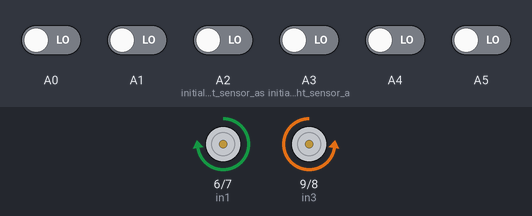
A sketch run on a simulated Arduino Uno, built with avr-gcc and run on an emulated ATmega328P. Shown: motor-driver pin pairs drawn as motors (green arrow = first pin HIGH = forward, orange = second pin HIGH = backward, longer = more drive, scaled by the enable pin). The inputs (shaded band) are chosen by the test bench; at power-on: A0, A1, A2 (initialize_Left_sensor_as), A3 (initialize_Right_sensor_a), A4, A5 LOW.

Above: at 1.2 s.
1.3 s: A0 driven HIGH
At 2.5 s:
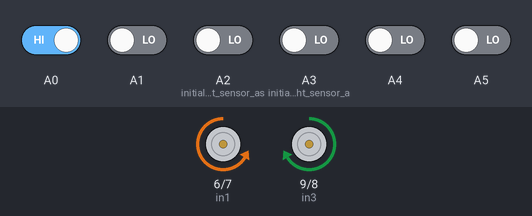
2.8 s: A2 (initialize_Left_sensor_as) driven HIGH
At 3.9 s:
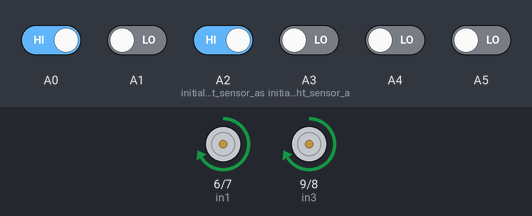
4.3 s: A0 driven LOW
At 5.0 s:
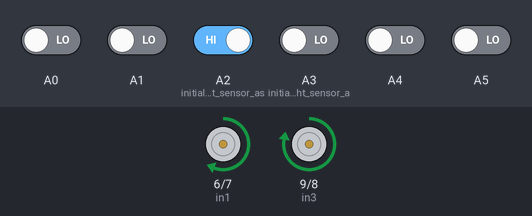
5.8 s: A4 driven HIGH
At 6.2 s:
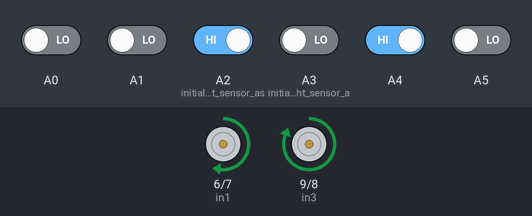
7.3 s: A2 (initialize_Left_sensor_as) driven LOW
At 8.5 s:
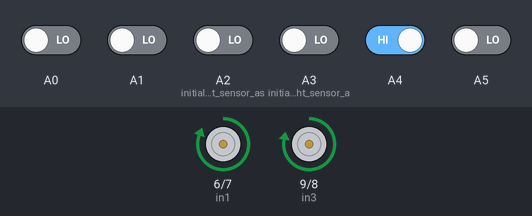
8.8 s: A3 (initialize_Right_sensor_a) driven HIGH
At 9.7 s:
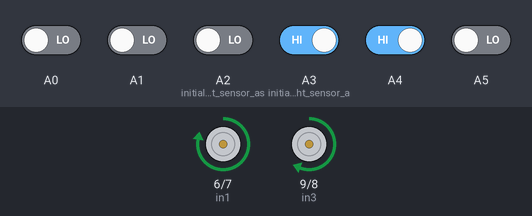
Timing chart, 0 to 11.3 s (numbered marks = the images above; inputs shaded):
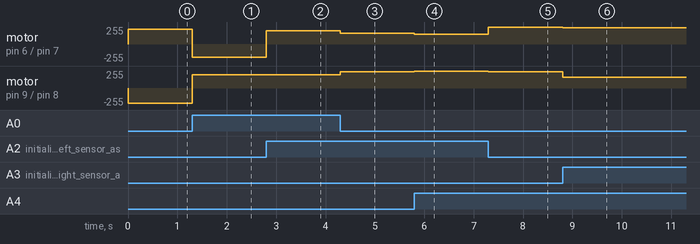

Measured:
- after the input at 1.3 s, motor on pin 6 (in1) / pin 7 (in2): forward 225/255 → backward 200/255 at once; motor on pin 9 (in3) / pin 8 (in4): backward 225/255 → forward 200/255 at once
- after the input at 2.8 s, motor on pin 6 (in1) / pin 7 (in2): backward 200/255 → forward 200/255 at once
- after the input at 4.3 s, motor on pin 6 (in1) / pin 7 (in2): forward 200/255 → forward 160/255 at once; motor on pin 9 (in3) / pin 8 (in4): forward 200/255 → forward 245/255 at once
- after the input at 5.8 s, motor on pin 6 (in1) / pin 7 (in2): forward 160/255 → forward 145/255 at once; motor on pin 9 (in3) / pin 8 (in4): forward 245/255 → forward 255/255 at once
- after the input at 7.3 s, motor on pin 6 (in1) / pin 7 (in2): forward 145/255 → forward 255/255 at once; motor on pin 9 (in3) / pin 8 (in4): forward 255/255 → forward 245/255 at once
- after the input at 8.8 s, motor on pin 6 (in1) / pin 7 (in2): forward 255/255 → forward 245/255 at once; motor on pin 9 (in3) / pin 8 (in4): forward 245/255 → forward 160/255 at once

The sketch:

6_sensor_final_reliable_code__White_Line_.ino
```cpp
// 0 = white
// EnA = Left motor

#define in1 6
#define in2 7
#define in3 9
#define in4 8
#define enA 5
#define enB 10
#define white 0
#define black 1


 int frd_speed = 200;
 int basespeed = 200;
 int softhigh = basespeed + 45;
 int mediumhigh = basespeed + 55;
 int hardhigh = basespeed;
 int softlow = basespeed -40;
 int mediumlow = basespeed -55;
 int hardlow = basespeed;
 int allwhite = 225;

 int M1_Speed = 255; // speed of motor 1
 int M2_Speed = 255; // speed of motor 2
 int LeftRotationSpeed = 250;  // Left Rotation Speed
 int RightRotationSpeed = 250; // Right Rotation Speed
 int lastdir = 0;


 void setup() {

  pinMode(in1,OUTPUT);
  pinMode(in2,OUTPUT);
  pinMode(in3,OUTPUT);
  pinMode(in4,OUTPUT);

    pinMode(enA,OUTPUT);
    pinMode(enB,OUTPUT);

      pinMode(A0, INPUT);
      pinMode(A1, INPUT);
      pinMode(A2, INPUT); // initialize Left sensor as an input
      pinMode(A3, INPUT); // initialize Right sensor as an input
      pinMode(A4, INPUT);
      pinMode(A5, INPUT);
}

void loop() {

  int HL_SENSOR = digitalRead(A0);
  int ML_SENSOR = digitalRead(A1);
  int SL_SENSOR = digitalRead(A2);
  int SR_SENSOR = digitalRead(A3);
  int MR_SENSOR = digitalRead(A4);
  int HR_SENSOR = digitalRead(A5);
  //Serial.begin(9600);
  //Serial.println(digitalRead(A1));

if (HL_SENSOR == black) {
  lastdir = -1;
}
if (HR_SENSOR == black) {
  lastdir = 1;
}
if(HL_SENSOR==white && ML_SENSOR==white && SL_SENSOR==white && SR_SENSOR==white && MR_SENSOR==white && HR_SENSOR==white) {
    lastdirection(); //FORWARD
}

  else if(HL_SENSOR==white && ML_SENSOR==white && SL_SENSOR==white && SR_SENSOR==white && MR_SENSOR==white && HR_SENSOR==black) {
    hardright();
 }

  else if(HL_SENSOR==white && ML_SENSOR==white && SL_SENSOR==white && SR_SENSOR==white && MR_SENSOR==black && HR_SENSOR==white) {
    mediumright();
}

  else if(HL_SENSOR==white && ML_SENSOR==white && SL_SENSOR==white && SR_SENSOR==white && MR_SENSOR==black && HR_SENSOR==black) {
    hardright();
}

  else if(HL_SENSOR==white && ML_SENSOR==white && SL_SENSOR==white && SR_SENSOR==black && MR_SENSOR==white && HR_SENSOR==white) {
    softright();
}

  else if(HL_SENSOR==white && ML_SENSOR==white && SL_SENSOR==white && SR_SENSOR==black && MR_SENSOR==white && HR_SENSOR==black) {
    hardright();
}

  else if(HL_SENSOR==white && ML_SENSOR==white && SL_SENSOR==white && SR_SENSOR==black && MR_SENSOR==black && HR_SENSOR==white) {
    softright();
}

  else if(HL_SENSOR==white && ML_SENSOR==white && SL_SENSOR==white && SR_SENSOR==black && MR_SENSOR==black && HR_SENSOR==black) {
    hardright();
}

  else if(HL_SENSOR==white && ML_SENSOR==white && SL_SENSOR==black && SR_SENSOR==white && MR_SENSOR==white && HR_SENSOR==white) {
    softleft();
}
  else if(HL_SENSOR==white && ML_SENSOR==white && SL_SENSOR==black && SR_SENSOR==white && MR_SENSOR==white && HR_SENSOR==black) {
    hardright();
}
  else if(HL_SENSOR==white && ML_SENSOR==white && SL_SENSOR==black && SR_SENSOR==white && MR_SENSOR==black && HR_SENSOR==white) {
    mediumleft();
}
  else if(HL_SENSOR==white && ML_SENSOR==white && SL_SENSOR==black && SR_SENSOR==white && MR_SENSOR==black && HR_SENSOR==black) {
    hardright();
}
  else if(HL_SENSOR==white && ML_SENSOR==white && SL_SENSOR==black && SR_SENSOR==black && MR_SENSOR==white && HR_SENSOR==white) {
    forward();
}
 else if(HL_SENSOR==white && ML_SENSOR==white && SL_SENSOR==black && SR_SENSOR==black && MR_SENSOR==white && HR_SENSOR==black) {
    hardright();
}
 else if(HL_SENSOR==white && ML_SENSOR==white && SL_SENSOR==black && SR_SENSOR==black && MR_SENSOR==black && HR_SENSOR==white) {
    mediumleft();
}
 else if(HL_SENSOR==white && ML_SENSOR==white && SL_SENSOR==black && SR_SENSOR==black && MR_SENSOR==black && HR_SENSOR==black) {
    hardright();
}
 else if(HL_SENSOR==white && ML_SENSOR==black && SL_SENSOR==white && SR_SENSOR==white && MR_SENSOR==white && HR_SENSOR==white) {
    mediumleft();
}
 else if(HL_SENSOR==white && ML_SENSOR==black && SL_SENSOR==black && SR_SENSOR==white && MR_SENSOR==white && HR_SENSOR==white) {
    softleft();
}
 else if(HL_SENSOR==white && ML_SENSOR==black && SL_SENSOR==black && SR_SENSOR==white && MR_SENSOR==white && HR_SENSOR==black) {
    hardright();
}
 else if(HL_SENSOR==white && ML_SENSOR==black && SL_SENSOR==black && SR_SENSOR==white && MR_SENSOR==black && HR_SENSOR==black) {
    hardright();
}
 else if(HL_SENSOR==white && ML_SENSOR==black && SL_SENSOR==black && SR_SENSOR==black && MR_SENSOR==white && HR_SENSOR==white) {
    softleft();
}
 else if(HL_SENSOR==white && ML_SENSOR==black && SL_SENSOR==black && SR_SENSOR==black && MR_SENSOR==white && HR_SENSOR==black) {
    hardright();
}
 else if(HL_SENSOR==white && ML_SENSOR==black && SL_SENSOR==black && SR_SENSOR==black && MR_SENSOR==black && HR_SENSOR==white) {
    forward();
    //boost();
}
 else if(HL_SENSOR==white && ML_SENSOR==black && SL_SENSOR==black && SR_SENSOR==black && MR_SENSOR==black && HR_SENSOR==black) {
    hardright();
    //boost();
}
 else if(HL_SENSOR==black && ML_SENSOR==white && SL_SENSOR==white && SR_SENSOR==white && MR_SENSOR==white && HR_SENSOR==white) {
    hardleft();
}
 else if(HL_SENSOR==black && ML_SENSOR==white && SL_SENSOR==white && SR_SENSOR==white && MR_SENSOR==white && HR_SENSOR==black) {
    hardleft();
}
 else if(HL_SENSOR==black && ML_SENSOR==white && SL_SENSOR==white && SR_SENSOR==white && MR_SENSOR==black && HR_SENSOR==black) {
    hardright();
}
 else if(HL_SENSOR==black && ML_SENSOR==white && SL_SENSOR==white && SR_SENSOR==black && MR_SENSOR==black && HR_SENSOR==white) {
    hardleft();
}
 else if(HL_SENSOR==black && ML_SENSOR==white && SL_SENSOR==white && SR_SENSOR==black && MR_SENSOR==black && HR_SENSOR==black) {
    hardleft();
}
 else if(HL_SENSOR==black && ML_SENSOR==white && SL_SENSOR==black && SR_SENSOR==black && MR_SENSOR==white && HR_SENSOR==white) {
    hardleft();
}
 else if(HL_SENSOR==black && ML_SENSOR==white && SL_SENSOR==black && SR_SENSOR==black && MR_SENSOR==black && HR_SENSOR==white) {
    hardleft();
}
 else if(HL_SENSOR==black && ML_SENSOR==white && SL_SENSOR==black && SR_SENSOR==black && MR_SENSOR==black && HR_SENSOR==black) {
    fiveB();
    //hardleft();
}
 else if(HL_SENSOR==black && ML_SENSOR==black && SL_SENSOR==white && SR_SENSOR==white && MR_SENSOR==white && HR_SENSOR==white) {
    hardleft();
}
 else if(HL_SENSOR==black && ML_SENSOR==black && SL_SENSOR==white && SR_SENSOR==white && MR_SENSOR==white && HR_SENSOR==black) {
    hardleft();
}
 else if(HL_SENSOR==black && ML_SENSOR==black && SL_SENSOR==white && SR_SENSOR==white && MR_SENSOR==black && HR_SENSOR==white) {
    hardleft();
}
 else if(HL_SENSOR==black && ML_SENSOR==black && SL_SENSOR==white && SR_SENSOR==white && MR_SENSOR==black && HR_SENSOR==black) {
    hardleft();
}
 else if(HL_SENSOR==black && ML_SENSOR==black && SL_SENSOR==white && SR_SENSOR==black && MR_SENSOR==white && HR_SENSOR==white) {
    hardleft();
}
 else if(HL_SENSOR==black && ML_SENSOR==black && SL_SENSOR==white && SR_SENSOR==black && MR_SENSOR==black && HR_SENSOR==white) {
    hardleft();
}
 else if(HL_SENSOR==black && ML_SENSOR==black && SL_SENSOR==white && SR_SENSOR==black && MR_SENSOR==black && HR_SENSOR==black) {
    fiveB();
}
 else if(HL_SENSOR==black && ML_SENSOR==black && SL_SENSOR==black && SR_SENSOR==white && MR_SENSOR==white && HR_SENSOR==white) {
    hardleft();
}
 else if(HL_SENSOR==black && ML_SENSOR==black && SL_SENSOR==black && SR_SENSOR==white && MR_SENSOR==white && HR_SENSOR==black) {
    hardright();
}
 else if(HL_SENSOR==black && ML_SENSOR==black && SL_SENSOR==black && SR_SENSOR==white && MR_SENSOR==black && HR_SENSOR==black) {
    hardright();
}
 else if(HL_SENSOR==black && ML_SENSOR==black && SL_SENSOR==black && SR_SENSOR==black && MR_SENSOR==white && HR_SENSOR==white) {
    hardleft();
}
 else if(HL_SENSOR==black && ML_SENSOR==black && SL_SENSOR==black && SR_SENSOR==black && MR_SENSOR==white && HR_SENSOR==black) {
    hardright();
}
 else if(HL_SENSOR==black && ML_SENSOR==black && SL_SENSOR==black && SR_SENSOR==black && MR_SENSOR==black && HR_SENSOR==white) {
    hardleft();
}
 else if(HL_SENSOR==black && ML_SENSOR==black && SL_SENSOR==black && SR_SENSOR==black && MR_SENSOR==black && HR_SENSOR==black) {
    boost();
}
 else {
    forward();
}

}

void fiveB()
{
  forward();
}
void boost()
{
            digitalWrite(in1, HIGH);
            digitalWrite(in2, LOW);
            digitalWrite(in3, HIGH);
            digitalWrite(in4, LOW);

            analogWrite(enA, 255);
            analogWrite(enB, 255);
}
void lastdirection()
{
  if (lastdir == -1)
  {
            digitalWrite(in1, LOW);
            digitalWrite(in2, HIGH);
            digitalWrite(in3, HIGH);
            digitalWrite(in4, LOW);

            analogWrite(enA, allwhite);
            analogWrite(enB, allwhite);
            lastdir = -1;
  }

    else
    {
            digitalWrite(in1, HIGH);
            digitalWrite(in2, LOW);
            digitalWrite(in3, LOW);
            digitalWrite(in4, HIGH);

            analogWrite(enA, allwhite);
            analogWrite(enB, allwhite);
            lastdir = 1;
    }
}


void softright()
{
            digitalWrite(in1, HIGH);
            digitalWrite(in2, LOW);
            digitalWrite(in3, HIGH);
            digitalWrite(in4, LOW);

            analogWrite(enA, softhigh);
            analogWrite(enB, softlow);
           // lastdir = 1;
}

void mediumright()
{
            digitalWrite(in1, HIGH);
            digitalWrite(in2, LOW);
            digitalWrite(in3, HIGH);
            digitalWrite(in4, LOW);

            analogWrite(enA, mediumhigh);
            analogWrite(enB, mediumlow);
            //lastdir = 1;
}

void hardright()
{
            digitalWrite(in1, HIGH);
            digitalWrite(in2, LOW);
            digitalWrite(in3, LOW);
            digitalWrite(in4, HIGH);

            analogWrite(enA, hardhigh);
            analogWrite(enB, hardlow);
            //lastdir = 1;
}

void softleft()
{
            digitalWrite(in1, HIGH);
            digitalWrite(in2, LOW);
            digitalWrite(in3, HIGH);
            digitalWrite(in4, LOW);

            analogWrite(enA, softlow);
            analogWrite(enB, softhigh);
            //lastdir = -1;
}

void mediumleft()
{
            digitalWrite(in1, HIGH);
            digitalWrite(in2, LOW);
            digitalWrite(in3, HIGH);
            digitalWrite(in4, LOW);

            analogWrite(enA, mediumlow);
            analogWrite(enB, mediumhigh);
            //lastdir = -1;
}

void hardleft()
{
            digitalWrite(in1, LOW);
            digitalWrite(in2, HIGH);
            digitalWrite(in3, HIGH);
            digitalWrite(in4, LOW);
            //lastdir = -1;

            analogWrite(enA, hardlow);
            analogWrite(enB, hardhigh);
}

void forward()
{
            digitalWrite(in1, HIGH);
            digitalWrite(in2, LOW);
            digitalWrite(in3, HIGH);
            digitalWrite(in4, LOW);

                analogWrite(enA, frd_speed);
                analogWrite(enB, frd_speed);
}

void backward()
{
            digitalWrite(in1, LOW);
            digitalWrite(in2, HIGH);
            digitalWrite(in3, LOW);
            digitalWrite(in4, HIGH);

                analogWrite(enA, M1_Speed);
                analogWrite(enB, M2_Speed);
}

void right()
{
            digitalWrite(in1, LOW);
            digitalWrite(in2, HIGH);
            digitalWrite(in3, HIGH);
            digitalWrite(in4, LOW);

                analogWrite(enA, LeftRotationSpeed);
                analogWrite(enB, RightRotationSpeed);
}

void left()
{
            digitalWrite(in1, HIGH);
            digitalWrite(in2, LOW);
            digitalWrite(in3, LOW);
            digitalWrite(in4, HIGH);

                analogWrite(enA, LeftRotationSpeed);
                analogWrite(enB, RightRotationSpeed);
}

unsigned int analogtodigital(unsigned int arg[]) {
  unsigned int digital[6];
  for (int i=0; i < 6; i++) {
    if (arg[i] > 250) {
      digital[i] = 1;
    }
    else {
      digital[i] = 0;
    }
  }
  return digital;
}

void debug(unsigned int arg[]) {
  for (int u=0; u < 255; u++) {
    for (int i=0; i < 6; i++) {
        Serial.print(arg[i]);
        Serial.print(" ");
  }
  Serial.println();
  delay(200);
  }
}

void Stop() {
  digitalWrite(in1, LOW);
  digitalWrite(in2, LOW);
  digitalWrite(in3, LOW);
  digitalWrite(in4, LOW);
}
```
